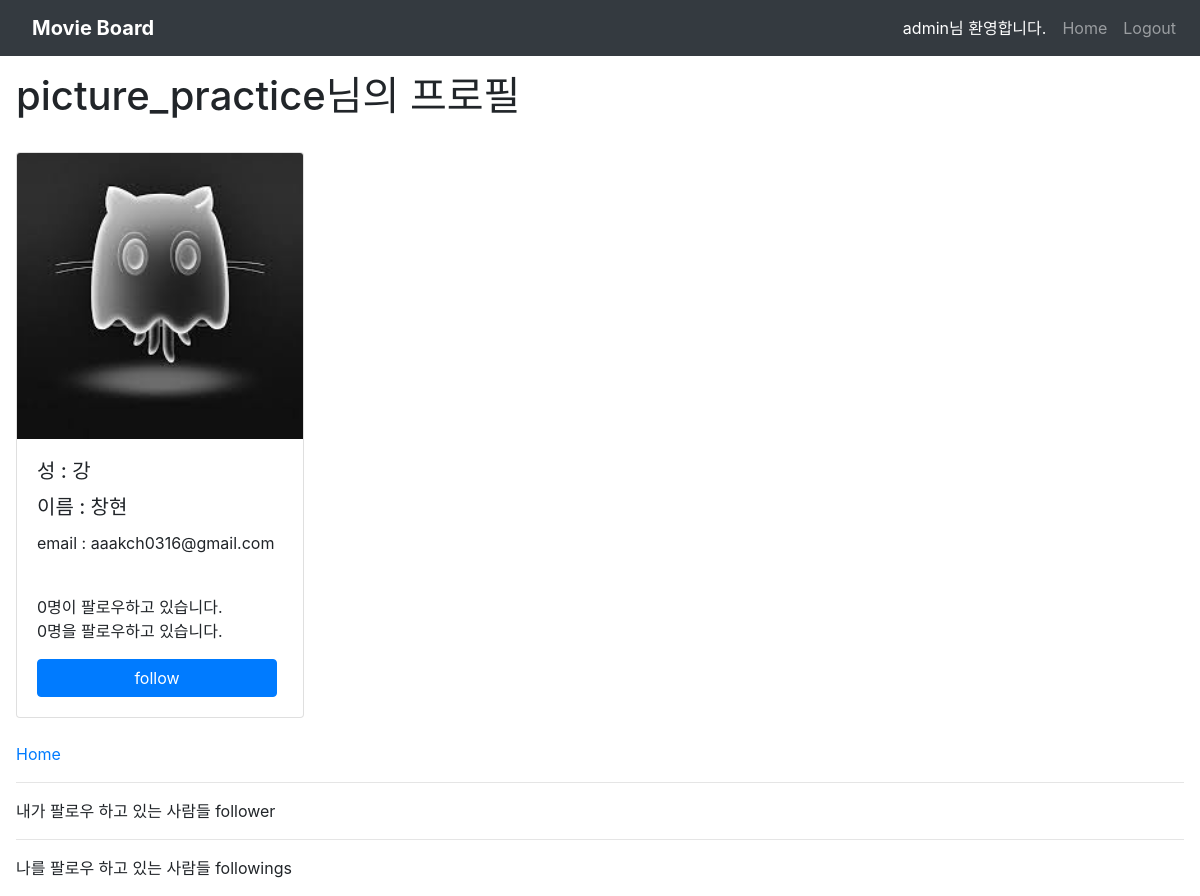
Page /accounts/picture_practice/ (signed in) on the committed database.
### accounts/models.py (models this page shows)
class User(AbstractUser):
    image = models.ImageField(blank=True)
    followers = models.ManyToManyField(
        settings.AUTH_USER_MODEL,
        related_name='followings'
        )

### accounts/views.py (the view)
# urls.py: path('<str:username>/', views.profile, name='profile'),
@login_required
def profile(request, username):
    User = get_user_model()
    user = get_object_or_404(User, username=username )
    context={
        'person':user,
    }
    return render(request, 'accounts/profile.html', context)

### accounts/templates/accounts/profile.html (shortened to what this page needs)
{% extends 'base.html' %}
{% load static %}
{% block body %}
<h1>{{person.username}}님의 프로필</h1>
<br>
<div class="card" style="width: 18rem;">
    <img class="card-img-top" alt="Card image cap">
    <div class="card-body">
      <h5 class="card-title">성 : {{person.last_name}}</h5>
      <h5 class="card-title">이름 : {{person.first_name}}</h5>
      <p>email : {{person.email}}</p>
      <br>
      <p class="card-text">
          {{person.followings.count }}명이 팔로우하고 있습니다.
          <br>
        {{person.followers.count }}명을  팔로우하고 있습니다.
      </p>
    {% if user != person %}
        {% if request.user not in person.followings.all %}
       <a href="{% url 'accounts:follow' person.username %}" style="width: 15rem;" class="btn btn-primary">follow</a>
        {% else %}
        <a href="{% url 'accounts:follow' person.username %}" style="width: 15rem;" class="btn btn-primary">unfollow</a>
        <p>당신은 {{person.username}}을 팔로우 하고 있습니다.</p>
        {% endif %}
    {% endif %}
    </div>
  </div>
  <br>
  <a class="text-decoration-none" href="{% url 'community:index' %}" >Home</a>
  <hr/>
  <p>내가 팔로우 하고 있는 사람들 follower</p>
  <hr/>
  <p>나를 팔로우 하고 있는 사람들 followings</p>
{% endblock %}

### django_pjt4/templates/base.html (shortened to what this page needs)
<!DOCTYPE html>
<html lang="en">
<head>
    <link rel="stylesheet" href="https://stackpath.bootstrapcdn.com/bootstrap/4.4.1/css/bootstrap.min.css">
</head>
<body>
    <nav class="navbar navbar-expand-lg navbar-dark bg-dark">
  <a class="navbar-brand font-weight-bold mx-3" href="{% url 'community:index' %}">Movie Board</a>
  <div class="collapse navbar-collapse" id="navbarSupportedContent">
    <ul class="navbar-nav ml-auto">
    {% if request.user.is_authenticated %}
      <li class="nav-item active ">
        <a class="nav-link text-decoration-none" href="#">{{user.username}}님 환영합니다.</a>
      </li>
       <li class="nav-item">
        <a class="nav-link" href="{% url 'community:index' %}">Home</a>
      </li>
      <li class="nav-item">
        <a class="nav-link" href="{% url 'accounts:logout'%}">Logout</a>
      </li>
      {% endif %}
  </div>
</nav>
    <div class=m-3>
        {% block body %}
        {% endblock %}
    </div>
</body>
</html>

### rows in the picture
User: username "admin"
User: username "picture_practice", last_name "강", first_name "창현", email "aaakch0316@gmail.com", followings.count "0", followers.count "0"
